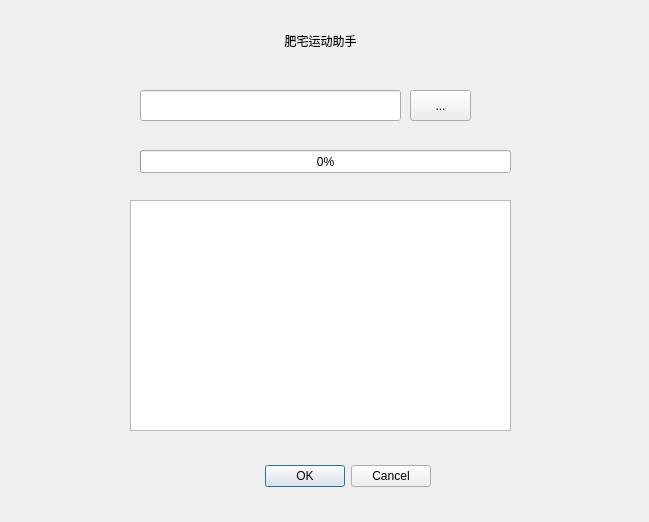
<?xml version="1.0" encoding="UTF-8"?>
<ui version="4.0">
 <class>fitness_helper</class>
 <widget class="QDialog" name="fitness_helper">
  <property name="geometry">
   <rect>
    <x>0</x>
    <y>0</y>
    <width>649</width>
    <height>522</height>
   </rect>
  </property>
  <property name="windowTitle">
   <string>Dialog</string>
  </property>
  <widget class="QDialogButtonBox" name="buttonBox">
   <property name="geometry">
    <rect>
     <x>230</x>
     <y>460</y>
     <width>201</width>
     <height>32</height>
    </rect>
   </property>
   <property name="orientation">
    <enum>Qt::Horizontal</enum>
   </property>
   <property name="standardButtons">
    <set>QDialogButtonBox::Cancel|QDialogButtonBox::Ok</set>
   </property>
  </widget>
  <widget class="QToolButton" name="toolButton">
   <property name="geometry">
    <rect>
     <x>410</x>
     <y>90</y>
     <width>61</width>
     <height>31</height>
    </rect>
   </property>
   <property name="text">
    <string>...</string>
   </property>
  </widget>
  <widget class="QProgressBar" name="progressBar">
   <property name="geometry">
    <rect>
     <x>140</x>
     <y>150</y>
     <width>371</width>
     <height>23</height>
    </rect>
   </property>
   <property name="value">
    <number>0</number>
   </property>
  </widget>
  <widget class="QTextBrowser" name="textBrowser">
   <property name="geometry">
    <rect>
     <x>130</x>
     <y>200</y>
     <width>381</width>
     <height>231</height>
    </rect>
   </property>
  </widget>
  <widget class="QLabel" name="label">
   <property name="geometry">
    <rect>
     <x>0</x>
     <y>20</y>
     <width>641</width>
     <height>41</height>
    </rect>
   </property>
   <property name="text">
    <string>肥宅运动助手</string>
   </property>
   <property name="alignment">
    <set>Qt::AlignCenter</set>
   </property>
  </widget>
  <widget class="QLineEdit" name="file_path_input">
   <property name="geometry">
    <rect>
     <x>140</x>
     <y>90</y>
     <width>261</width>
     <height>31</height>
    </rect>
   </property>
  </widget>
 </widget>
 <resources/>
 <connections>
  <connection>
   <sender>toolButton</sender>
   <signal>clicked()</signal>
   <receiver>fitness_helper</receiver>
   <slot>accept()</slot>
   <hints>
    <hint type="sourcelabel">
     <x>440</x>
     <y>105</y>
    </hint>
    <hint type="destinationlabel">
     <x>324</x>
     <y>260</y>
    </hint>
   </hints>
  </connection>
  <connection>
   <sender>buttonBox</sender>
   <signal>accepted()</signal>
   <receiver>fitness_helper</receiver>
   <slot>accept()</slot>
   <hints>
    <hint type="sourcelabel">
     <x>330</x>
     <y>475</y>
    </hint>
    <hint type="destinationlabel">
     <x>324</x>
     <y>260</y>
    </hint>
   </hints>
  </connection>
  <connection>
   <sender>buttonBox</sender>
   <signal>rejected()</signal>
   <receiver>fitness_helper</receiver>
   <slot>accept()</slot>
   <hints>
    <hint type="sourcelabel">
     <x>330</x>
     <y>475</y>
    </hint>
    <hint type="destinationlabel">
     <x>324</x>
     <y>260</y>
    </hint>
   </hints>
  </connection>
 </connections>
</ui>
